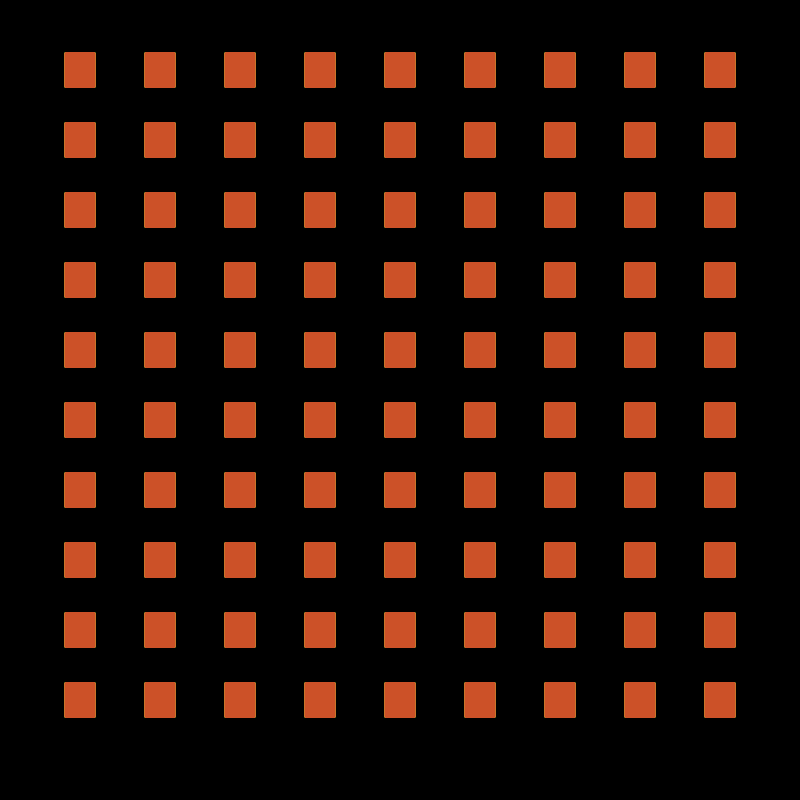
Frame 1 (no input)
Frame 60 (the mouse pressed at the canvas centre just before this capture): identical to frame 1, image omitted
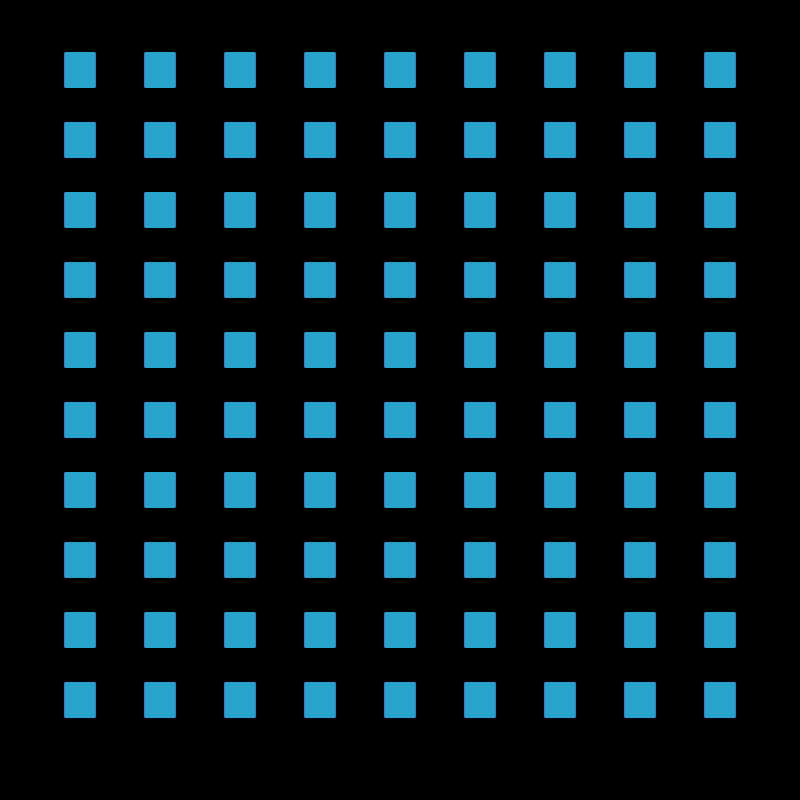
Frame 120 (the mouse held since frame 60 and released just before this capture)

The Processing sketch that drew these frames (run headless with seeded random() and noise(); from frame 60 on, the mouse is pressed at the canvas centre):

// Processing sketch: processing_168570
// ── processing_168570.pde

int grid = 80;
float H=0;
int S =80;
int B =80;

void setup() {
  size(800, 800);
  colorMode(HSB, 360,100,100,1.0);
  rectMode(CENTER);
  smooth();
}

void draw() {
  H= map(mouseY, 0, height, 0, 360);
  background(0);
  for (int x=grid; x<=width-grid; x+=grid) {
    for (int y=grid-10; y<=height-grid-10; y+=grid-10) {
      for (int i=10; i>0; i--) {
        noStroke();
        fill(H+i*15, S, B);
        rect(x, y, 31, 36, 2);
      }
    }
  }

  //  for (int x2=grid; x2<=width-grid-60; x2+=grid) {
  //    for (int y2=grid-30; y2<=height-grid; y2+=grid-30) {
  //      noStroke();
  //      fill(237, 214, 120);
  //      rect(x2+40, y2+5, 31, 29, 3);
  //    }
  //  }
}

void mousePressed() {//when mouse is pressed the sketch redraws
  if (mousePressed == true) {//when mouse is pressed count is reset to draw over sketch
    setup();
  }
}
